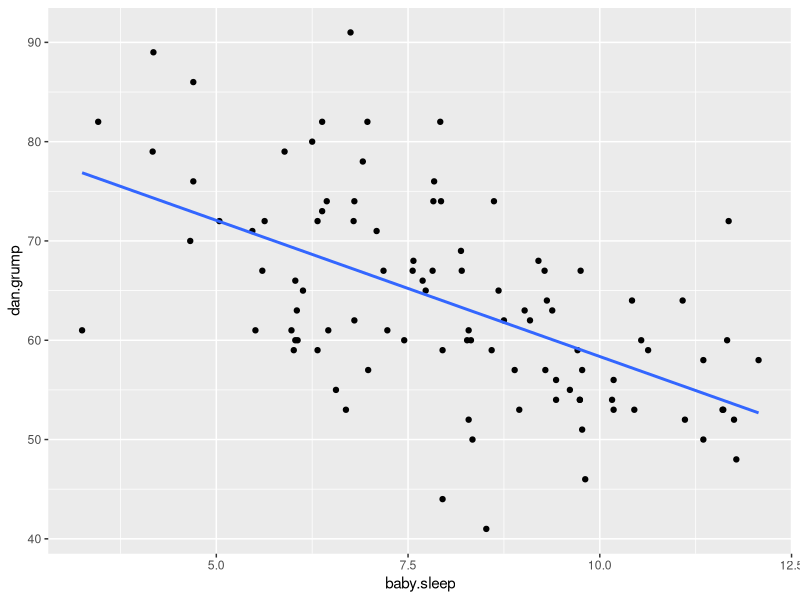

Source code (R):
## ---- chunk 1
#| label: setup
#| message: false

library(tidyverse)
library(readxl)

parenting <- read_excel("parenting.xlsx")

## ---- chunk 2
parenting %>% 
  ggplot(aes(x = baby.sleep, #what is causing an effect
             y = dan.grump)) + #what is being affected 
  geom_point() + 
  geom_smooth(method = 'lm', #linear model
              se = FALSE) # no error ribbon
## ---- chunk 3
model <- lm(dan.grump ~ baby.sleep,
   data = parenting)

summary(model)
